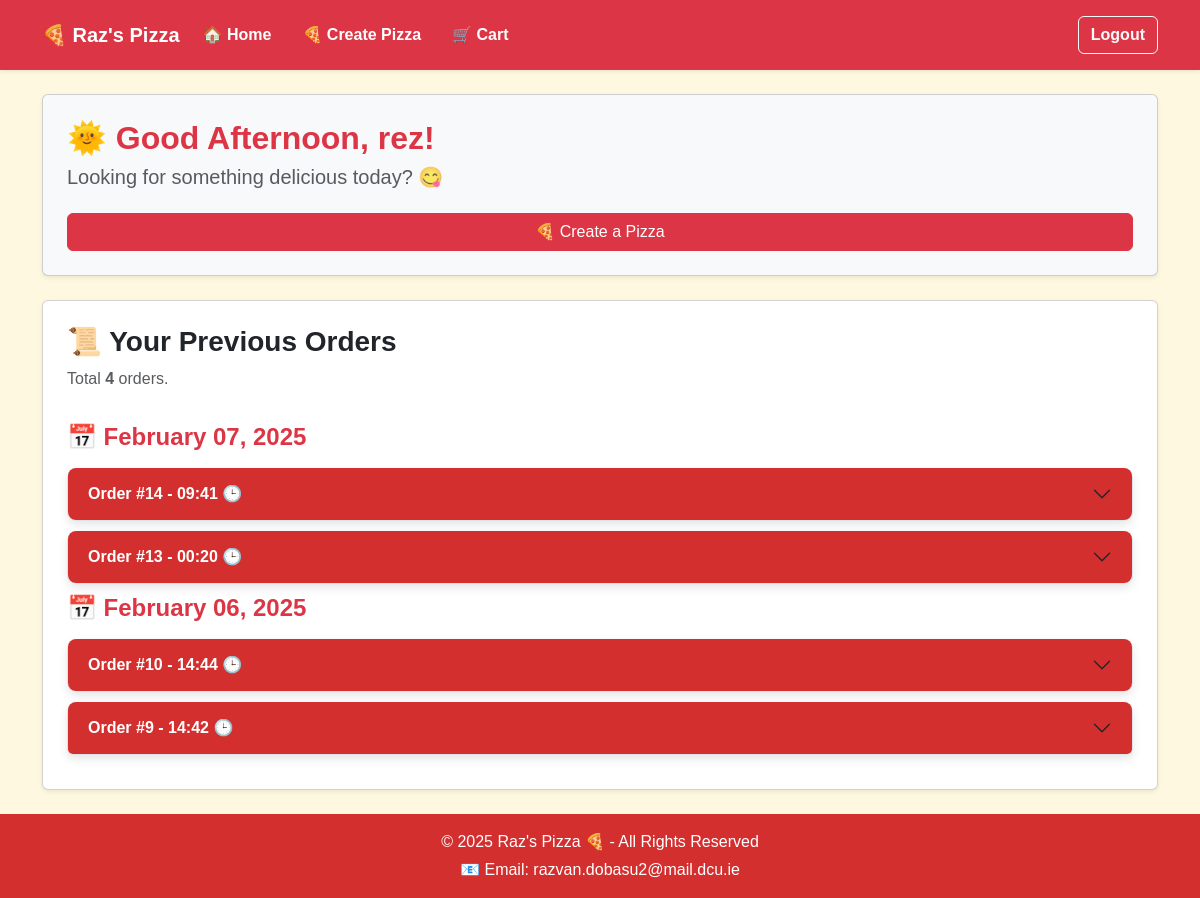
The app's page / (signed in) with its own data.
### mainapp/models.py (models this page shows, shortened)
class Order(models.Model):
    user = models.ForeignKey(User, on_delete=models.CASCADE, related_name="orders", help_text="The user who placed the order")
    customer_name = models.CharField(max_length=100, help_text="The customer's name")
    address = models.CharField(max_length=200, help_text="The delivery address")
    card_number = models.CharField(max_length=16, help_text="Credit card number")
    card_expiry_month = models.CharField(max_length=2, help_text="Card expiry month")
    card_expiry_year = models.CharField(max_length=4, help_text="Card expiry year")
    card_cvv = models.CharField(max_length=3, help_text="Card CVV code")
    order_date = models.DateTimeField(auto_now_add=True, help_text="Date and time when the order was placed")

### mainapp/views.py (the view)
# urls.py: path("", views.index, name="index"),
def index(request):
    if request.user.is_authenticated:
        user = request.user
        orders = Order.objects.filter(user=request.user).order_by('-order_date')
        grouped_orders = defaultdict(list)
        for order in orders:
            order_date = order.order_date.date() # date without time
            grouped_orders[order_date].append(order)
        grouped_orders = sorted(grouped_orders.items(), key=lambda x: x[0], reverse=True)
        return render(request, "index.html", {"user": user, "grouped_orders": grouped_orders, "total_orders": len(orders)})
    return render(request, "index.html")

### mainapp/models.py (called while the page is built)
    def __str__(self):
        return self.name

    def __str__(self):
        return self.name

    def __str__(self):
        return self.name

    def __str__(self):
        return self.name

    def __str__(self):
        return self.name

    def __str__(self):
        return f"{self.size} pizza with {self.crust} crust"

### mainapp/templates/index.html (shortened to what this page needs)
{% extends "base.html" %}
{% block content %}
<div class="container mt-4">
    {% if user.is_authenticated %}
    <div class="card bg-light shadow-sm p-4 mb-4">
        {% now "H" as current_hour %}
        {% if current_hour|add:0 < 12 %}
            <h2 class="text-danger fw-bold">🌅 Good Morning, {{ user.username }}!</h2>
        {% elif current_hour|add:0 < 18 %}
            <h2 class="text-danger fw-bold">🌞 Good Afternoon, {{ user.username }}!</h2>
        {% else %}
            <h2 class="text-danger fw-bold">🌙 Good Evening, {{ user.username }}!</h2>
        {% endif %}
        <h5 class="text-muted">Looking for something delicious today? 😋</h5>
        <a href="{% url 'create_pizza' %}" class="btn btn-danger mt-3">🍕 Create a Pizza</a>
    </div>
    <div class="card p-4 shadow-sm">
        <h3 class="text-dark fw-bold">📜 Your Previous Orders</h3>
        {% if total_orders %}
            <p class="text-muted">Total <strong>{{ total_orders }}</strong> orders.</p>
        {% else %}
            <p class="text-muted">No orders found.</p>
        {% endif %}
        <div class="accordion mt-3" id="orderAccordion">
            {% for order_date, orders in grouped_orders %}
            <div class="mb-3">
                <h4 class="fw-bold text-danger">📅 {{ order_date|date:"F d, Y" }}</h4>
            </div>
            {% for order in orders %}
            <div class="accordion-item">
                <h2 class="accordion-header" id="heading{{ order.id }}">
                    <button class="accordion-button collapsed text-dark fw-bold" type="button"
                            data-bs-toggle="collapse" data-bs-target="#collapse{{ order.id }}"
                            aria-expanded="false" aria-controls="collapse{{ order.id }}">
                        Order #{{ order.id }} - {{ order.order_date|date:"H:i" }} 🕒
                    </button>
                </h2>
            </div>
            {% endfor %}
            {% endfor %}
        </div>
    </div>
    {% endif %}
</div>
{% endblock %}

### static/styles.css (style rules this page uses)
body { background-color: #FFF8E1; font-family: 'Poppins', sans-serif; color: #333; opacity: 1; }
.accordion-item { border-radius: 10px; box-shadow: 0 4px 10px rgba(0, 0, 0, 0.1); background: white; margin-bottom: 10px; }
.accordion-button { background-color: #D32F2F !important; color: white !important; font-weight: 600; border-radius: 8px; transition: background-color 0.2s ease-out, transform 0.2s ease-out; }
.btn { transition: transform 0.15s ease-out, box-shadow 0.15s ease-out; }

### records on screen
Order: order_date "February 07, 2025", id "14", order_date "09:41"
Order: id "13", order_date "00:20"
Order: order_date "February 06, 2025", id "10", order_date "14:44"
Order: id "9", order_date "14:42"

### other values on screen
{{ user.username }} "rez"
{{ total_orders }} "4"
